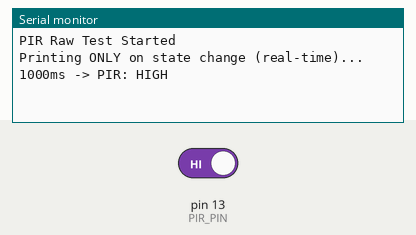
This sketch was run on a simulated Arduino Uno, built with avr-gcc and run on an emulated ATmega328P. On the bench: the last lines printed to the serial monitor. The test bench sets the inputs (shaded band); at power-on: pin 13 (PIR_PIN) HIGH.

Above: at 2.2 s.
2.3 s: pin 13 (PIR_PIN) driven LOW
At 3.5 s:
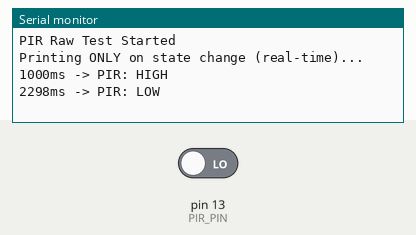
3.8 s: pin 13 (PIR_PIN) driven HIGH
At 4.7 s:
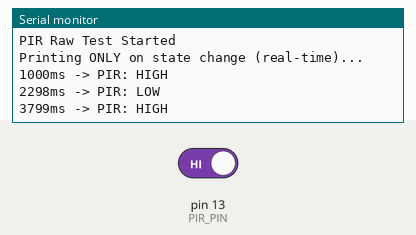

The sketch:

pir_raw_test.ino
```cpp
/*
  PIR Raw Test Sketch

  Purpose
  - Reads the PIR sensor directly
  - Prints the raw HIGH / LOW value to Serial Monitor
  - Helps determine if the sensor hardware is unstable or if the main logic is the issue

  Wiring
  - PIR OUT -> GPIO 13
  - PIR VCC -> 3.3V
  - PIR GND -> GND

  Serial Monitor
  - Baud rate: 115200
*/

#define PIR_PIN 13

int lastPirValue = -1; // Track last state to detect changes

void setup() {
  Serial.begin(115200);
  delay(1000);

  pinMode(PIR_PIN, INPUT);

  Serial.println("PIR Raw Test Started");
  Serial.println("Printing ONLY on state change (real-time)...");
}

void loop() {
  int pirValue = digitalRead(PIR_PIN);

  // Print only when state changes
  if (pirValue != lastPirValue) {
    Serial.print(millis());
    Serial.print("ms -> PIR: ");
    Serial.println(pirValue == HIGH ? "HIGH" : "LOW");
    lastPirValue = pirValue;
  }
}
```

Measured:
- after the input at 2.3 s, the serial monitor: prints a new line at once (image 1)
- after the input at 3.8 s, the serial monitor: prints a new line at once (image 2)
